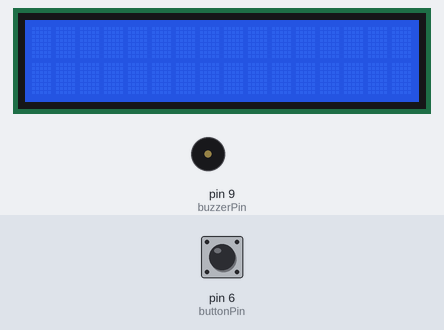
This sketch was run on a simulated Arduino Uno, built with avr-gcc and run on an emulated ATmega328P. Parts: 16×2 character LCD, buzzer (waves = sounding). The inputs (shaded band) are chosen by the test bench; at power-on: pin 6 (buttonPin) HIGH. What the sketch prints to the serial monitor is not drawn.

Above: at 1.2 s.
1.3 s: pin 6 (buttonPin) pulled LOW for 1 s
At 5.1 s:
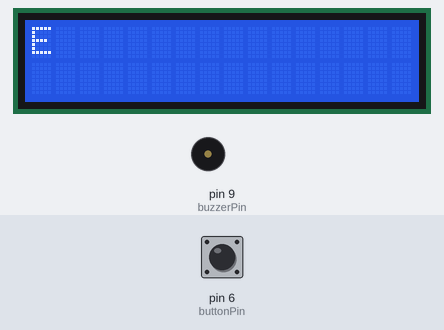
5.3 s: pin 6 (buttonPin) pulled LOW for 3.2 s
At 11.25 s:
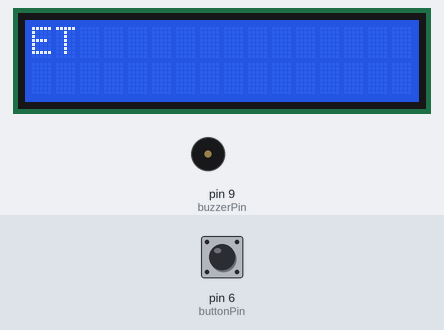
11.5 s: pin 6 (buttonPin) pulled LOW for 1 s
At 15.3 s:
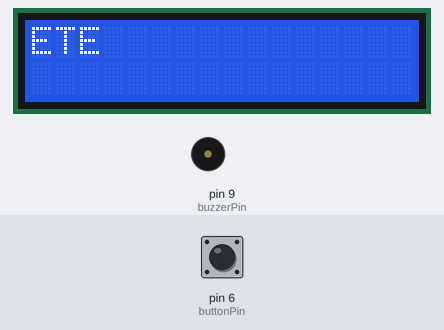
15.5 s: pin 6 (buttonPin) pulled LOW for 3.2 s
At 21.45 s:
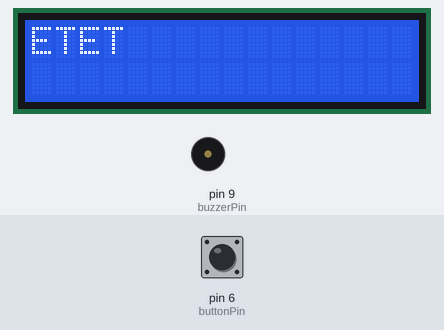
21.7 s: pin 6 (buttonPin) pulled LOW for 1 s
At 25.45 s:
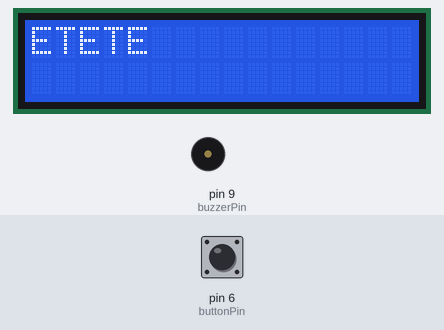
25.7 s: pin 6 (buttonPin) pulled LOW for 3.2 s
At 32.6 s:
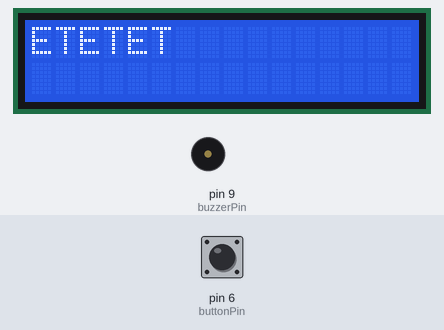
Timing chart, 0 to 32.9 s (numbered marks = the images above; inputs shaded):
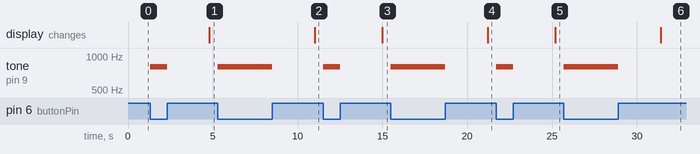

Measured:
- after the input at 1.3 s, tone on pin 9 (buzzerPin): silent → 800 Hz at once, → silent 1.0 s later; the display: changes after 3.5 s (image 1)
- after the input at 5.3 s, tone on pin 9 (buzzerPin): silent → 800 Hz at once, → silent 3.2 s later; the display: changes after 5.7 s (image 2)
- after the input at 11.5 s, tone on pin 9 (buzzerPin): silent → 800 Hz at once, → silent 1.0 s later; the display: changes after 3.5 s (image 3)
- after the input at 15.5 s, tone on pin 9 (buzzerPin): silent → 800 Hz at once, → silent 3.2 s later; the display: changes after 5.7 s (image 4)
- after the input at 21.7 s, tone on pin 9 (buzzerPin): silent → 800 Hz at once, → silent 1.0 s later; the display: changes after 3.5 s (image 5)
- after the input at 25.7 s, tone on pin 9 (buzzerPin): silent → 800 Hz at once, → silent 3.2 s later; the display: changes after 5.7 s (image 6)

The sketch:

Traducteur_de_Morse.ino
```cpp
#include <LiquidCrystal.h> // On importe la bibliothèque nécessaire  à l'utilisation de l'écran LCD

/* La durée d'un point est la référence en terme de temps
 * le tiret " DASH" vaut trois fois la durée d'un point
 * le temps entre un pojnt et un tiret et l'affichage d'une lettre est la durée d'un point
 * le temps entre l'affiche de 2 caractuères est de trois fois la duré ed'un point
 * le temps entre deux mots doit être sept fois la durée d'un point
 */

const char CLEAR = 0; //On assigne les valeur en fonction du type d'information reçu , ici l'espace "ESPACE" vaut 0
const char DOT = 1;   //Le point "DOT" vaut 1 en valeur de temps
const char DASH = 2;  // Le tiret "DASH" vaut la valeur 2
const char alphabet[26][6] { // On créer une matrice nommée "alphabet" qui correspond à une suite de valeur 02111 pour A par exemple
  { 'A', DOT, DASH, CLEAR, CLEAR, CLEAR},
  { 'B', DASH, DOT, DOT, DOT, CLEAR},
  { 'C', DASH, DOT, DASH, DOT, CLEAR},
  { 'D', DASH, DOT, DOT, CLEAR, CLEAR},
  { 'E', DOT, CLEAR, CLEAR, CLEAR, CLEAR},
  { 'F', DOT, DOT, DASH, DOT, CLEAR},
  { 'G', DASH, DASH, DOT, CLEAR, CLEAR},
  { 'H', DOT, DOT, DOT, DOT, CLEAR},
  { 'I', DOT, DOT, CLEAR, CLEAR, CLEAR},
  { 'J', DOT, DASH, DASH, DASH, CLEAR},
  { 'K', DASH, DOT, DASH, CLEAR, CLEAR},
  { 'L', DOT, DASH, DOT, DOT, CLEAR},
  { 'M', DASH, DASH, CLEAR, CLEAR, CLEAR},
  { 'N', DASH, DOT, CLEAR, CLEAR, CLEAR},
  { 'O', DASH, DASH, DASH, CLEAR, CLEAR},
  { 'P', DOT, DASH, DASH, DOT, CLEAR},
  { 'Q', DASH, DASH, DOT, DASH, CLEAR},
  { 'R', DOT, DASH, DOT, CLEAR, CLEAR},
  { 'S', DOT, DOT, DOT, CLEAR, CLEAR},
  { 'T', DASH, CLEAR, CLEAR, CLEAR, CLEAR},
  { 'U', DOT, DOT, DASH, CLEAR, CLEAR},
  { 'V', DOT, DOT, DOT, DASH, CLEAR},
  { 'W', DOT, DASH, DASH, CLEAR, CLEAR},
  { 'X', DASH, DOT, DOT, DASH, CLEAR},
  { 'Y', DASH, DOT, DASH, DASH, CLEAR},
  { 'Z', DASH, DASH, DOT, DOT, CLEAR}
};

const unsigned long dotDuration = 1000; // On indique la durée en ms d'un point la référence de temps ici 1000ms
const unsigned long tolerance = 500; // Le temps de tolérence de reconnaissance d'un tirer ou d'in point ou d'un espace. LA tolérance est d'ici une demi seconde 500ms
const unsigned long dashDuration = 3 * dotDuration; // On indique à quelles valeur de temps vaut un point , un espace ou un tiret
const unsigned long shortGap = dotDuration;
const unsigned long mediumGap = 3 * dotDuration;
const unsigned long longGap = 7 * dotDuration;// longGap correspond à l'espace entre le changement de mot

// Etat actuel du boutton
enum State {
  UP = 0,
  DOWN = 1 } state;

// Le temps entre deux changement d'état du boutton
unsigned long lastChange;

// temps séparant de la dernière action sur le boutton
unsigned long downDuration;

// La  séquence du caracère en cours d'inscrption
char character[5];

// La variable stockant la valeur du caractère dans la matrice
int characterIndex;

// La prochaine étape possible dans la séquence
enum Action {
  START = 0,
  READ_DASHDOT = 1,
  READ_CHARACTER = 2,
  READ_WORD = 3
} action;

// pin sur lequel le boutton est connecté
int buttonPin = 6;
// pin qur lequel le buzzer est connecté
int buzzerPin = 9;

LiquidCrystal lcd(12, 11, 5, 4, 3, 2); // On indique les dimensions de l'écran utilisé

void setup() {
  Serial.begin(9600); // La fréquence de raffraichissement de l'écran

  lcd.begin(16, 2);

  pinMode(buttonPin, INPUT_PULLUP);

  state = UP;
  characterIndex = 0;
  downDuration = 0;
  lastChange = 0;
  action = START;
}

// Reset la séquence de point , tiret à chaque séquence complète rentrée
void clearCharacter() {
  characterIndex = 0;
  for (int i = 0; i < 5; ++i) {
    character[i] = CLEAR;
  }
}

// Détermine la dernière durée d'appuie sur le bouton
void readDashDot() {
  Serial.print("Down duration was: ");
  Serial.println(downDuration);

  if (downDuration >= dashDuration - tolerance && downDuration < dashDuration + tolerance) { // Avec les tolérances on détermine la suite de la séquence , soit un tiret
    character[characterIndex] = DASH;
    Serial.println("DASH");
    characterIndex++;
  } else if (downDuration >= dotDuration - tolerance && downDuration < dotDuration + tolerance) {  // Soit un point
    character[characterIndex] = DOT;
    Serial.println("DOT");
    characterIndex++;
  } else {
    Serial.println("Erreur temps d'appuis non reconnu");   // Si une autre valeur est entrée , si le boutton est resté appuyé trop longtemps on afffiche une erreur
  }
}

// Interprète la séquence en une lettre dans la matrice alphabet
char readCharacter() {
  bool found;
  for (int i = 0; i < 26; ++i) {
    found = true;
    for (int j = 0; found && j < 5; ++j) {
      if (character[j] != alphabet[i][j + 1]) {
        found = false;
      }
    }
    if (found) {
      return alphabet[i][0];
    }
  }
  return 0;
}

void loop() { // On effectue le programme suivant en boucle
  State newState = digitalRead(buttonPin) ? UP : DOWN;

  // Si on appuie sur le bouton on ferme le circuit du buzzer et on emet un son
  if (newState == DOWN) {
    tone(buzzerPin, 800); // On indique la fréquence du son qu'on souhaite on mets par exemple 800Hz
  } else {
    noTone(buzzerPin);
  }

  if (newState == state) {
    if (newState == UP) {
      // Calcule le temps pour lequel le bouton n'est pas appuyé en suivant notre valeur de référence
      unsigned long upDuration = (millis() - lastChange);

      if (action == READ_DASHDOT && upDuration >= shortGap - tolerance && upDuration < shortGap + tolerance) {
        readDashDot();
        action = READ_CHARACTER;
      } else if (action == READ_CHARACTER && upDuration >= mediumGap - tolerance && upDuration < mediumGap + tolerance) {
        char c = readCharacter();
        if (c != 0) {
          //Un lettre valide à été reconnue
          Serial.print("Read character: ");  // On affiche sur l'écran la lettre reconnue
          Serial.println(c);
          lcd.print(c);
        } else {
          Serial.println("Lettre non reconnue"); // Sinon on affiche que la séquence ne correspond à aucune lettre
        }
        clearCharacter();
        action = READ_WORD;
      } else if (action == READ_WORD && upDuration >= longGap - tolerance && upDuration < longGap + tolerance) {
        Serial.println("Read next word");   // Si la longueur de l'espace est assez long on applique un caractère vide , un espace entre deux mots.
        lcd.print(' ');
        action = READ_DASHDOT;
      }
    } else {
      downDuration = (millis() - lastChange);
    }
  } else {
    if (state == UP && newState == DOWN) {      // On rajoute à la séquence la valeur 0
      downDuration = 0;
    }
    lastChange = millis();
    state = newState;
    action = READ_DASHDOT;
  }
}
```
